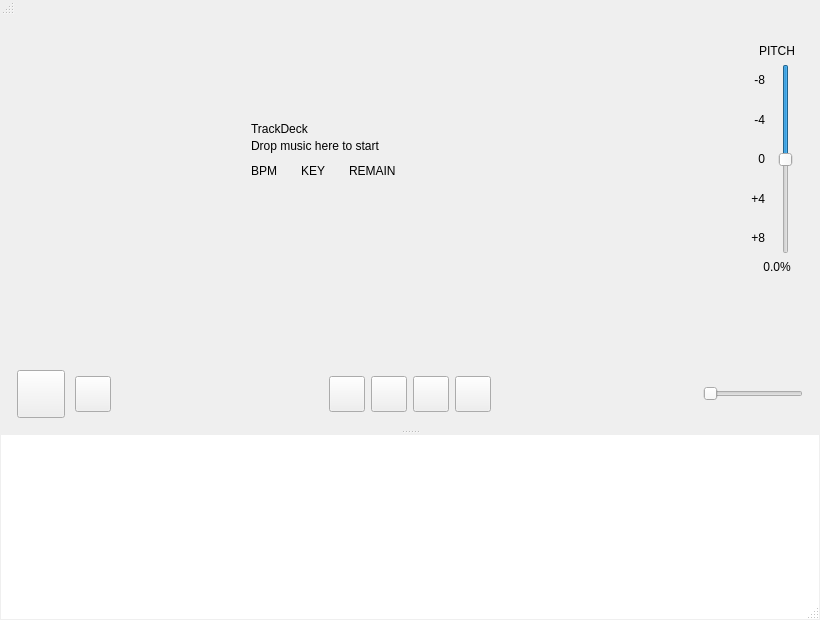
<?xml version="1.0" encoding="UTF-8"?>
<ui version="4.0">
 <class>mainWindow</class>
 <widget class="QDialog" name="mainWindow">
  <property name="geometry">
   <rect>
    <x>0</x>
    <y>0</y>
    <width>820</width>
    <height>620</height>
   </rect>
  </property>
  <property name="styleSheet">
   <string notr="true">/* TrackDeck "Turntable" skin: an original look inspired by classic
   direct-drive DJ turntables: a brushed silver deck, a platter with strobe
   dots, a pitch fader and a big start/stop button. Accent (red by default)
   follows Preferences. */

#borderWidget {
	background: #17181B;
	border: 1px solid #7E828A;
}
/* the deck: brushed aluminium */
#splitTop {
	background: qlineargradient(x1: 0, y1: 0, x2: 1, y2: 1,
		stop: 0 #D3D6DA, stop: 0.18 #C4C7CC, stop: 0.35 #CDD0D4,
		stop: 0.6 #BBBEC3, stop: 0.8 #C7CACE, stop: 1 #ADB1B6);
}

/* title bar */
#titleLabel {
	color: #4A4D53;
	font-size: 12px;
}
#minimizeButton, #closeButton, #menuButton {
	border: none;
	border-radius: 4px;
	background: transparent;
	padding: 2px;
}
#minimizeButton:hover, #menuButton:hover {
	background: rgba(0, 0, 0, 30);
}
#closeButton:hover {
	background: #E5484D;
}
#minimizeButton:pressed, #menuButton:pressed {
	background: rgba(0, 0, 0, 55);
}
#closeButton { qproperty-icon: url(close.svg); }
#minimizeButton { qproperty-icon: url(minimize.svg); }
#menuButton { qproperty-icon: url(menu.svg); }

#platterWidget {
	qproperty-rim_color: #B4B8BE;
	qproperty-mat_color: #141416;
	qproperty-dot_color: #FF8A1A;
	qproperty-label_color: #2A2B2F;
}
/* the target light: lit while playing (set by the script) */
#targetLight {
	background: qradialgradient(cx: 0.5, cy: 0.5, radius: 0.5, fx: 0.4, fy: 0.4, stop: 0 #6E7178, stop: 1 #3A3C41);
	border: 1px solid #2A2C31;
	border-radius: 6px;
	min-width: 12px; max-width: 12px;
	min-height: 12px; max-height: 12px;
}
#trackTitleLabel {
	color: #16171A;
	font-size: 19px;
	font-weight: 600;
}
#trackArtistLabel {
	color: #3C3F45;
	font-size: 13px;
}
#trackMetaLabel {
	color: #5F636A;
	font-size: 11px;
}
#bpmCaption, #keyCaption, #timeCaption, #pitchCaption {
	color: #4A4D53;
	font-size: 9px;
	font-weight: 700;
	letter-spacing: 1px;
}
#bpmValue, #keyValue, #timeValue {
	color: #16171A;
	font-size: 20px;
	font-weight: 600;
}
#pitchScale QLabel {
	color: #4A4D53;
	font-size: 9px;
	font-weight: 700;
}
#pitchValue {
	color: #16171A;
	font-size: 12px;
	font-weight: 700;
	background: #E4E6E9;
	border: 1px solid #8D9198;
	border-radius: 3px;
	padding: 1px 4px;
}
/* the pitch fader: a long slot with a silver cap */
#pitchSlider::groove:vertical {
	background: #101113;
	width: 6px;
	border: 1px solid #6C7077;
	border-radius: 3px;
}
#pitchSlider::handle:vertical {
	background: qlineargradient(x1: 0, y1: 0, x2: 0, y2: 1,
		stop: 0 #F1F2F4, stop: 0.44 #B9BDC3, stop: 0.45 #D7262B,
		stop: 0.55 #D7262B, stop: 0.56 #B9BDC3, stop: 1 #8C9097);
	border: 1px solid #4A4D53;
	border-radius: 2px;
	height: 22px;
	margin: 0 -12px;
}

/* waveform: a dark lane set into the deck */
#waveformSlider {
	qproperty-radius: 4;
	qproperty-background: #141517;
	qproperty-wave_background: #3A3E46;
	qproperty-wave_border_color: #6B717B;
	qproperty-progress_playing_background: #D7262B;
	qproperty-progress_paused_background: #7A3335;
	qproperty-playing_composition: Overlay;
	qproperty-paused_composition: Overlay;
	qproperty-groove_playing_background: #FFFFFF;
	qproperty-groove_paused_background: #D7262B;
	qproperty-file_drop_border_color: #D7262B;
	qproperty-file_drop_background: rgba(215, 38, 43, 40);
}
NTrackInfoWidget {
	margin: 4;
}
NTrackInfoWidget QLabel {
	color: #F2F4F7;
	font-size: 11px;
	font-weight: 600;
	max-height: 16px;
	background: rgba(20, 21, 23, 200);
	border-radius: 3px;
	padding: 0 4;
}
NTrackInfoWidget #MiddleCenter {
	font-size: 13px;
}

/* buttons: black rubber */
#prevButton, #nextButton, #shuffleButton, #repeatButton, #stopButton {
	border: 1px solid #0B0B0C;
	border-bottom: 2px solid #000000;
	border-radius: 3px;
	background: qlineargradient(x1: 0, y1: 0, x2: 0, y2: 1, stop: 0 #2E3034, stop: 1 #1A1B1E);
	min-width: 36px; max-width: 36px;
	min-height: 30px; max-height: 30px;
}
#prevButton:hover, #nextButton:hover, #shuffleButton:hover, #repeatButton:hover, #stopButton:hover {
	background: qlineargradient(x1: 0, y1: 0, x2: 0, y2: 1, stop: 0 #3A3C41, stop: 1 #222327);
}
#prevButton:pressed, #nextButton:pressed, #shuffleButton:pressed, #repeatButton:pressed, #stopButton:pressed {
	background: #141517;
}
#shuffleButton:checked, #repeatButton:checked {
	border: 1px solid #D7262B;
	border-bottom: 2px solid #D7262B;
}
/* start/stop: the big square button */
#playButton {
	border: 1px solid #0B0B0C;
	border-bottom: 3px solid #000000;
	border-radius: 4px;
	background: qlineargradient(x1: 0, y1: 0, x2: 0, y2: 1, stop: 0 #33353A, stop: 1 #1A1B1E);
	min-width: 74px; max-width: 74px;
	min-height: 46px; max-height: 46px;
}
#playButton:hover {
	background: qlineargradient(x1: 0, y1: 0, x2: 0, y2: 1, stop: 0 #3E4046, stop: 1 #222327);
}
#playButton:pressed {
	background: #141517;
	border-bottom: 1px solid #000000;
}
#prevButton { qproperty-icon: url(prev.svg); }
#nextButton { qproperty-icon: url(next.svg); }
#stopButton { qproperty-icon: url(stop.svg); }
#playButton { qproperty-icon: url(play.svg); }
#shuffleButton { qproperty-icon: url(shuffle.svg); }
#repeatButton { qproperty-icon: url(repeat.svg); }

#volumeIcon {
	image: url(volume.svg);
}
#volumeSlider::groove:horizontal {
	background: #101113;
	height: 5px;
	border-radius: 2px;
	border: 1px solid #6C7077;
}
#volumeSlider::sub-page:horizontal {
	background: #D7262B;
	border-radius: 2px;
}
#volumeSlider::handle:horizontal {
	background: qlineargradient(x1: 0, y1: 0, x2: 0, y2: 1, stop: 0 #F1F2F4, stop: 1 #8C9097);
	border: 1px solid #4A4D53;
	width: 10px;
	height: 18px;
	margin: -7px 0;
	border-radius: 2px;
}

#mainWindow &gt; QSizeGrip, #sizeGrip {
	image: url(grip.svg);
	width: 14px;
	height: 14px;
}

#splitter {
	background: #17181B;
}
#splitter::handle {
	background: #8D9198;
	border-top: 1px solid #6C7077;
}
#splitter::handle:hover {
	background: #D7262B;
}

/* playlist: dark, below the deck */
#playlistWidget {
	color: #C9CCD1;
	background: #17181B;
	alternate-background-color: #1C1D21;
	border: none;
	padding: 2px 6px;
	outline: none;
	qproperty-playing_text_color: #FF5A4F;
	qproperty-failed_text_color: #55585E;
	qproperty-file_drop_border_color: #D7262B;
	qproperty-file_drop_background: rgba(215, 38, 43, 40);
	qproperty-file_drop_radius: 4;
}
#playlistWidget::item {
	padding: 3px 4px;
	border: none;
	border-left: 3px solid transparent;
	margin: 0;
}
#playlistWidget::item:alternate {
	background: #1C1D21;
}
#playlistWidget::item:hover {
	background: #24262A;
}
#playlistWidget::item:selected {
	background: #2B2D32;
	border-left: 3px solid #D7262B;
	color: #FFFFFF;
}
#playlistWidget QScrollBar:vertical {
	background: transparent;
	width: 10px;
	margin: 4px 0;
}
#playlistWidget QScrollBar::handle:vertical {
	background: #3A3C41;
	border-radius: 3px;
	min-height: 32px;
	margin: 0 2px;
}
#playlistWidget QScrollBar::handle:vertical:hover {
	background: #D7262B;
}
#playlistWidget QScrollBar::add-line, #playlistWidget QScrollBar::sub-line,
#playlistWidget QScrollBar::add-page, #playlistWidget QScrollBar::sub-page {
	height: 0px;
	background: transparent;
}

QMenu {
	background: #1C1D21;
	border: 1px solid #3A3C41;
	padding: 6px 0;
}
QMenu::item {
	color: #E6E8EC;
	background: transparent;
	padding: 6px 28px 6px 30px;
	margin: 0 6px;
	border-radius: 4px;
}
QMenu::item:selected {
	background: #D7262B;
	color: #FFFFFF;
}
QMenu::item:disabled {
	color: #55585E;
	background: transparent;
}
QMenu::separator {
	height: 1px;
	background: #2E3034;
	margin: 5px 12px;
}
QMenu::indicator {
	width: 14px;
	height: 14px;
	left: 10px;
}
QMenu::indicator:checked {
	image: url(check.svg);
}
QMenu::right-arrow {
	image: url(chevron.svg);
	width: 12px;
	height: 12px;
	margin-right: 10px;
}
QMenu::icon {
	padding-left: 10px;
}

QToolTip {
	color: #F2F4F7;
	background: #1C1D21;
	border: 1px solid #3A3C41;
	border-radius: 4px;
	padding: 4px;
}</string>
  </property>
  <property name="sizeGripEnabled">
   <bool>true</bool>
  </property>
  <layout class="QVBoxLayout" name="verticalLayout">
   <property name="spacing">
    <number>0</number>
   </property>
   <property name="leftMargin">
    <number>0</number>
   </property>
   <property name="topMargin">
    <number>0</number>
   </property>
   <property name="rightMargin">
    <number>0</number>
   </property>
   <property name="bottomMargin">
    <number>0</number>
   </property>
   <item>
    <widget class="QWidget" name="borderWidget" native="true">
     <property name="focusPolicy">
      <enum>Qt::ClickFocus</enum>
     </property>
     <layout class="QVBoxLayout" name="borderLayout">
      <property name="spacing">
       <number>0</number>
      </property>
      <property name="leftMargin">
       <number>1</number>
      </property>
      <property name="topMargin">
       <number>1</number>
      </property>
      <property name="rightMargin">
       <number>1</number>
      </property>
      <property name="bottomMargin">
       <number>1</number>
      </property>
      <item>
       <widget class="QSplitter" name="splitter">
        <property name="orientation">
         <enum>Qt::Vertical</enum>
        </property>
        <property name="handleWidth">
         <number>7</number>
        </property>
        <property name="childrenCollapsible">
         <bool>true</bool>
        </property>
        <widget class="QWidget" name="splitTop" native="true">
         <layout class="QVBoxLayout" name="splitTopLayout">
          <property name="spacing">
           <number>12</number>
          </property>
          <property name="leftMargin">
           <number>16</number>
          </property>
          <property name="topMargin">
           <number>8</number>
          </property>
          <property name="rightMargin">
           <number>16</number>
          </property>
          <property name="bottomMargin">
           <number>10</number>
          </property>
          <item>
           <widget class="QWidget" name="titleWidget" native="true">
            <layout class="QHBoxLayout" name="titleBarLayout">
             <property name="spacing">
              <number>4</number>
             </property>
             <property name="leftMargin">
              <number>0</number>
             </property>
             <property name="topMargin">
              <number>0</number>
             </property>
             <property name="rightMargin">
              <number>0</number>
             </property>
             <property name="bottomMargin">
              <number>0</number>
             </property>
             <item>
              <widget class="QToolButton" name="closeButton">
               <property name="focusPolicy">
                <enum>Qt::NoFocus</enum>
               </property>
               <property name="toolTip">
                <string>Close</string>
               </property>
               <property name="iconSize">
                <size>
                 <width>16</width>
                 <height>16</height>
                </size>
               </property>
               <property name="autoRaise">
                <bool>true</bool>
               </property>
              </widget>
             </item>
             <item>
              <widget class="QToolButton" name="minimizeButton">
               <property name="focusPolicy">
                <enum>Qt::NoFocus</enum>
               </property>
               <property name="toolTip">
                <string>Minimize</string>
               </property>
               <property name="iconSize">
                <size>
                 <width>16</width>
                 <height>16</height>
                </size>
               </property>
               <property name="autoRaise">
                <bool>true</bool>
               </property>
              </widget>
             </item>
             <item>
              <spacer name="titleBarSpacerLeft">
               <property name="orientation">
                <enum>Qt::Horizontal</enum>
               </property>
               <property name="sizeHint" stdset="0">
                <size>
                 <width>20</width>
                 <height>10</height>
                </size>
               </property>
              </spacer>
             </item>
             <item>
              <widget class="NLabel" name="titleLabel">
               <property name="sizePolicy">
                <sizepolicy hsizetype="Ignored" vsizetype="Preferred">
                 <horstretch>1</horstretch>
                 <verstretch>0</verstretch>
                </sizepolicy>
               </property>
               <property name="text">
                <string/>
               </property>
               <property name="alignment">
                <set>Qt::AlignCenter</set>
               </property>
              </widget>
             </item>
             <item>
              <spacer name="titleBarSpacerRight">
               <property name="orientation">
                <enum>Qt::Horizontal</enum>
               </property>
               <property name="sizeHint" stdset="0">
                <size>
                 <width>20</width>
                 <height>10</height>
                </size>
               </property>
              </spacer>
             </item>
             <item>
              <widget class="QToolButton" name="menuButton">
               <property name="focusPolicy">
                <enum>Qt::NoFocus</enum>
               </property>
               <property name="toolTip">
                <string>Menu</string>
               </property>
               <property name="iconSize">
                <size>
                 <width>16</width>
                 <height>16</height>
                </size>
               </property>
               <property name="autoRaise">
                <bool>true</bool>
               </property>
              </widget>
             </item>
            </layout>
           </widget>
          </item>
<item>
<layout class="QHBoxLayout" name="deckBody">
 <property name="spacing"><number>18</number></property>
<property name="leftMargin"><number>0</number></property>
<property name="topMargin"><number>0</number></property>
<property name="rightMargin"><number>0</number></property>
<property name="bottomMargin"><number>0</number></property>
 <item>
  <layout class="QVBoxLayout" name="platterColumn">
   <property name="spacing"><number>0</number></property>
<property name="leftMargin"><number>0</number></property>
<property name="topMargin"><number>0</number></property>
<property name="rightMargin"><number>0</number></property>
<property name="bottomMargin"><number>0</number></property>
   <item><widget class="NPlatterWidget" name="platterWidget" native="true">
    <property name="minimumSize"><size><width>216</width><height>216</height></size></property>
    <property name="maximumSize"><size><width>216</width><height>216</height></size></property>
   </widget></item>
   <item><widget class="QWidget" name="coverHolder" native="true">
    <property name="visible"><bool>false</bool></property>
    <layout class="QVBoxLayout" name="coverHolderLayout">
     <property name="spacing"><number>0</number></property>
<property name="leftMargin"><number>0</number></property>
<property name="topMargin"><number>0</number></property>
<property name="rightMargin"><number>0</number></property>
<property name="bottomMargin"><number>0</number></property>
     <item><widget class="NCoverWidget" name="coverWidget"><property name="text"><string/></property></widget></item>
    </layout>
   </widget></item>
  </layout>
 </item>
 <item>
  <layout class="QVBoxLayout" name="infoColumn">
   <property name="spacing"><number>3</number></property>
<property name="leftMargin"><number>0</number></property>
<property name="topMargin"><number>0</number></property>
<property name="rightMargin"><number>0</number></property>
<property name="bottomMargin"><number>0</number></property>
   <item>
    <layout class="QHBoxLayout" name="lightRow">
     <property name="spacing"><number>0</number></property>
<property name="leftMargin"><number>0</number></property>
<property name="topMargin"><number>0</number></property>
<property name="rightMargin"><number>0</number></property>
<property name="bottomMargin"><number>0</number></property>
     <item><spacer name="lightRowSpacer"><property name="orientation"><enum>Qt::Horizontal</enum></property>
<property name="sizeHint" stdset="0"><size><width>4</width><height>4</height></size></property></spacer></item>
     <item><widget class="QLabel" name="targetLight"><property name="toolTip"><string>Lit while playing</string></property><property name="text"><string/></property></widget></item>
    </layout>
   </item>
   <item><spacer name="infoSpacerTop"><property name="orientation"><enum>Qt::Vertical</enum></property>
<property name="sizeHint" stdset="0"><size><width>4</width><height>4</height></size></property></spacer></item>
   <item><widget class="NLabel" name="trackTitleLabel">
 <property name="sizePolicy"><sizepolicy hsizetype="Ignored" vsizetype="Preferred"><horstretch>1</horstretch><verstretch>0</verstretch></sizepolicy></property>
 <property name="text"><string>TrackDeck</string></property>
</widget></item>
   <item><widget class="NLabel" name="trackArtistLabel">
 <property name="sizePolicy"><sizepolicy hsizetype="Ignored" vsizetype="Preferred"><horstretch>1</horstretch><verstretch>0</verstretch></sizepolicy></property>
 <property name="text"><string>Drop music here to start</string></property>
</widget></item>
   <item>
    <layout class="QHBoxLayout" name="readoutLayout">
     <property name="spacing"><number>24</number></property>
<property name="leftMargin"><number>0</number></property>
<property name="topMargin"><number>8</number></property>
<property name="rightMargin"><number>0</number></property>
<property name="bottomMargin"><number>4</number></property>
     <item><widget class="QWidget" name="bpmBox" native="true">
 <layout class="QVBoxLayout" name="bpmBoxLayout">
  <property name="spacing"><number>1</number></property>
<property name="leftMargin"><number>0</number></property>
<property name="topMargin"><number>0</number></property>
<property name="rightMargin"><number>0</number></property>
<property name="bottomMargin"><number>0</number></property>
  <item><widget class="QLabel" name="bpmCaption">
 <property name="text"><string>BPM</string></property>
 <property name="alignment"><set>Qt::AlignLeft|Qt::AlignVCenter</set></property>
</widget></item>
  <item><widget class="QLabel" name="bpmValue">
 <property name="text"><string></string></property>
 <property name="alignment"><set>Qt::AlignLeft|Qt::AlignVCenter</set></property>
</widget></item>
 </layout>
</widget></item>
     <item><widget class="QWidget" name="keyBox" native="true">
 <layout class="QVBoxLayout" name="keyBoxLayout">
  <property name="spacing"><number>1</number></property>
<property name="leftMargin"><number>0</number></property>
<property name="topMargin"><number>0</number></property>
<property name="rightMargin"><number>0</number></property>
<property name="bottomMargin"><number>0</number></property>
  <item><widget class="QLabel" name="keyCaption">
 <property name="text"><string>KEY</string></property>
 <property name="alignment"><set>Qt::AlignLeft|Qt::AlignVCenter</set></property>
</widget></item>
  <item><widget class="QLabel" name="keyValue">
 <property name="text"><string></string></property>
 <property name="alignment"><set>Qt::AlignLeft|Qt::AlignVCenter</set></property>
</widget></item>
 </layout>
</widget></item>
     <item><widget class="QWidget" name="timeBox" native="true">
 <layout class="QVBoxLayout" name="timeBoxLayout">
  <property name="spacing"><number>1</number></property>
<property name="leftMargin"><number>0</number></property>
<property name="topMargin"><number>0</number></property>
<property name="rightMargin"><number>0</number></property>
<property name="bottomMargin"><number>0</number></property>
  <item><widget class="QLabel" name="timeCaption">
 <property name="text"><string>REMAIN</string></property>
 <property name="alignment"><set>Qt::AlignLeft|Qt::AlignVCenter</set></property>
</widget></item>
  <item><widget class="QLabel" name="timeValue">
 <property name="text"><string></string></property>
 <property name="alignment"><set>Qt::AlignLeft|Qt::AlignVCenter</set></property>
</widget></item>
 </layout>
</widget></item>
     <item><spacer name="readoutSpacer"><property name="orientation"><enum>Qt::Horizontal</enum></property>
<property name="sizeHint" stdset="0"><size><width>4</width><height>4</height></size></property></spacer></item>
    </layout>
   </item>
   <item><widget class="NLabel" name="trackMetaLabel">
 <property name="sizePolicy"><sizepolicy hsizetype="Ignored" vsizetype="Preferred"><horstretch>1</horstretch><verstretch>0</verstretch></sizepolicy></property>
 <property name="text"><string></string></property>
</widget></item>
   <item><spacer name="infoSpacerBottom"><property name="orientation"><enum>Qt::Vertical</enum></property>
<property name="sizeHint" stdset="0"><size><width>4</width><height>4</height></size></property></spacer></item>
  </layout>
 </item>
 <item>
  <layout class="QVBoxLayout" name="pitchColumn">
   <property name="spacing"><number>6</number></property>
<property name="leftMargin"><number>0</number></property>
<property name="topMargin"><number>0</number></property>
<property name="rightMargin"><number>0</number></property>
<property name="bottomMargin"><number>0</number></property>
   <item><widget class="QLabel" name="pitchCaption">
 <property name="text"><string>PITCH</string></property>
 <property name="alignment"><set>Qt::AlignCenter</set></property>
</widget></item>
   <item>
    <layout class="QHBoxLayout" name="pitchFaderRow">
     <property name="spacing"><number>4</number></property>
<property name="leftMargin"><number>0</number></property>
<property name="topMargin"><number>0</number></property>
<property name="rightMargin"><number>0</number></property>
<property name="bottomMargin"><number>0</number></property>
     <item><widget class="QWidget" name="pitchScale" native="true">
      <layout class="QVBoxLayout" name="pitchScaleLayout">
       <property name="spacing"><number>0</number></property>
<property name="leftMargin"><number>0</number></property>
<property name="topMargin"><number>9</number></property>
<property name="rightMargin"><number>0</number></property>
<property name="bottomMargin"><number>9</number></property>
       <item><widget class="QLabel" name="pitchMark0">
 <property name="text"><string>-8</string></property>
 <property name="alignment"><set>Qt::AlignRight|Qt::AlignVCenter</set></property>
</widget></item><item><spacer name="pitchScaleSpacer0"><property name="orientation"><enum>Qt::Vertical</enum></property>
<property name="sizeHint" stdset="0"><size><width>4</width><height>4</height></size></property></spacer></item><item><widget class="QLabel" name="pitchMark1">
 <property name="text"><string>-4</string></property>
 <property name="alignment"><set>Qt::AlignRight|Qt::AlignVCenter</set></property>
</widget></item><item><spacer name="pitchScaleSpacer1"><property name="orientation"><enum>Qt::Vertical</enum></property>
<property name="sizeHint" stdset="0"><size><width>4</width><height>4</height></size></property></spacer></item><item><widget class="QLabel" name="pitchMark2">
 <property name="text"><string>0</string></property>
 <property name="alignment"><set>Qt::AlignRight|Qt::AlignVCenter</set></property>
</widget></item><item><spacer name="pitchScaleSpacer2"><property name="orientation"><enum>Qt::Vertical</enum></property>
<property name="sizeHint" stdset="0"><size><width>4</width><height>4</height></size></property></spacer></item><item><widget class="QLabel" name="pitchMark3">
 <property name="text"><string>+4</string></property>
 <property name="alignment"><set>Qt::AlignRight|Qt::AlignVCenter</set></property>
</widget></item><item><spacer name="pitchScaleSpacer3"><property name="orientation"><enum>Qt::Vertical</enum></property>
<property name="sizeHint" stdset="0"><size><width>4</width><height>4</height></size></property></spacer></item><item><widget class="QLabel" name="pitchMark4">
 <property name="text"><string>+8</string></property>
 <property name="alignment"><set>Qt::AlignRight|Qt::AlignVCenter</set></property>
</widget></item>
      </layout>
     </widget></item>
     <item><widget class="QSlider" name="pitchSlider">
      <property name="minimumSize"><size><width>34</width><height>150</height></size></property>
      <property name="maximumSize"><size><width>34</width><height>16777215</height></size></property>
      <property name="focusPolicy"><enum>Qt::NoFocus</enum></property>
      <property name="toolTip"><string>Pitch: playback speed, ±8 %. Pull down to speed up.</string></property>
      <property name="minimum"><number>-800</number></property>
      <property name="maximum"><number>800</number></property>
      <property name="singleStep"><number>10</number></property>
      <property name="pageStep"><number>100</number></property>
      <property name="orientation"><enum>Qt::Vertical</enum></property>
      <property name="invertedAppearance"><bool>true</bool></property>
     </widget></item>
    </layout>
   </item>
   <item><widget class="QLabel" name="pitchValue">
 <property name="text"><string>0.0%</string></property>
 <property name="alignment"><set>Qt::AlignCenter</set></property>
</widget></item>
  </layout>
 </item>
</layout>
</item>
          <item>
           <widget class="NWaveformSlider" name="waveformSlider" native="true">
            <property name="minimumSize">
             <size>
              <width>0</width>
              <height>72</height>
             </size>
            </property>
           </widget>
          </item>
          <item>
           <widget class="QWidget" name="controlsContainer" native="true">
            <layout class="QHBoxLayout" name="controlsLayout">
             <property name="spacing">
              <number>6</number>
             </property>
             <property name="leftMargin">
              <number>0</number>
             </property>
             <property name="topMargin">
              <number>0</number>
             </property>
             <property name="rightMargin">
              <number>0</number>
             </property>
             <property name="bottomMargin">
              <number>0</number>
             </property>
             <item>
              <widget class="QWidget" name="controlsLeft" native="true">
               <property name="minimumSize">
                <size>
                 <width>150</width>
                 <height>0</height>
                </size>
               </property>
               <property name="maximumSize">
                <size>
                 <width>150</width>
                 <height>16777215</height>
                </size>
               </property>
               <layout class="QHBoxLayout" name="controlsLeftLayout">
                <property name="spacing">
                 <number>10</number>
                </property>
                <property name="leftMargin">
                 <number>0</number>
                </property>
                <property name="topMargin">
                 <number>0</number>
                </property>
                <property name="rightMargin">
                 <number>0</number>
                </property>
                <property name="bottomMargin">
                 <number>0</number>
                </property>
                <item>
              <widget class="QToolButton" name="playButton">
               <property name="minimumSize">
                <size>
                 <width>48</width>
                 <height>48</height>
                </size>
               </property>
               <property name="maximumSize">
                <size>
                 <width>48</width>
                 <height>48</height>
                </size>
               </property>
               <property name="focusPolicy">
                <enum>Qt::NoFocus</enum>
               </property>
               <property name="toolTip">
                <string>Play / Pause</string>
               </property>
               <property name="iconSize">
                <size>
                 <width>22</width>
                 <height>22</height>
                </size>
               </property>
              </widget>
             </item>
<item>
                 <widget class="QToolButton" name="stopButton">
                  <property name="minimumSize">
                   <size>
                    <width>36</width>
                    <height>36</height>
                   </size>
                  </property>
                  <property name="focusPolicy">
                   <enum>Qt::NoFocus</enum>
                  </property>
                  <property name="toolTip">
                   <string>Stop</string>
                  </property>
                  <property name="iconSize">
                   <size>
                    <width>16</width>
                    <height>16</height>
                   </size>
                  </property>
                 </widget>
                </item>
                <item>
                 <spacer name="controlsLeftSpacer">
                  <property name="orientation">
                   <enum>Qt::Horizontal</enum>
                  </property>
                  <property name="sizeHint" stdset="0">
                   <size>
                    <width>10</width>
                    <height>10</height>
                   </size>
                  </property>
                 </spacer>
                </item>
               </layout>
              </widget>
             </item>
             <item>
              <spacer name="transportSpacerLeft">
               <property name="orientation">
                <enum>Qt::Horizontal</enum>
               </property>
               <property name="sizeHint" stdset="0">
                <size>
                 <width>10</width>
                 <height>10</height>
                </size>
               </property>
              </spacer>
             </item>
             <item>
              <widget class="QToolButton" name="shuffleButton">
               <property name="minimumSize">
                <size>
                 <width>36</width>
                 <height>36</height>
                </size>
               </property>
               <property name="focusPolicy">
                <enum>Qt::NoFocus</enum>
               </property>
               <property name="toolTip">
                <string>Shuffle</string>
               </property>
               <property name="iconSize">
                <size>
                 <width>18</width>
                 <height>18</height>
                </size>
               </property>
               <property name="checkable">
                <bool>true</bool>
               </property>
              </widget>
             </item>
             <item>
              <widget class="QToolButton" name="prevButton">
               <property name="minimumSize">
                <size>
                 <width>36</width>
                 <height>36</height>
                </size>
               </property>
               <property name="focusPolicy">
                <enum>Qt::NoFocus</enum>
               </property>
               <property name="toolTip">
                <string>Previous</string>
               </property>
               <property name="iconSize">
                <size>
                 <width>20</width>
                 <height>20</height>
                </size>
               </property>
              </widget>
             </item>
             
             <item>
              <widget class="QToolButton" name="nextButton">
               <property name="minimumSize">
                <size>
                 <width>36</width>
                 <height>36</height>
                </size>
               </property>
               <property name="focusPolicy">
                <enum>Qt::NoFocus</enum>
               </property>
               <property name="toolTip">
                <string>Next</string>
               </property>
               <property name="iconSize">
                <size>
                 <width>20</width>
                 <height>20</height>
                </size>
               </property>
              </widget>
             </item>
             <item>
              <widget class="QToolButton" name="repeatButton">
               <property name="minimumSize">
                <size>
                 <width>36</width>
                 <height>36</height>
                </size>
               </property>
               <property name="focusPolicy">
                <enum>Qt::NoFocus</enum>
               </property>
               <property name="toolTip">
                <string>Repeat</string>
               </property>
               <property name="iconSize">
                <size>
                 <width>18</width>
                 <height>18</height>
                </size>
               </property>
               <property name="checkable">
                <bool>true</bool>
               </property>
              </widget>
             </item>
             <item>
              <spacer name="transportSpacerRight">
               <property name="orientation">
                <enum>Qt::Horizontal</enum>
               </property>
               <property name="sizeHint" stdset="0">
                <size>
                 <width>10</width>
                 <height>10</height>
                </size>
               </property>
              </spacer>
             </item>
             <item>
              <widget class="QWidget" name="controlsRight" native="true">
               <property name="minimumSize">
                <size>
                 <width>150</width>
                 <height>0</height>
                </size>
               </property>
               <property name="maximumSize">
                <size>
                 <width>150</width>
                 <height>16777215</height>
                </size>
               </property>
               <layout class="QHBoxLayout" name="controlsRightLayout">
                <property name="spacing">
                 <number>8</number>
                </property>
                <property name="leftMargin">
                 <number>0</number>
                </property>
                <property name="topMargin">
                 <number>0</number>
                </property>
                <property name="rightMargin">
                 <number>0</number>
                </property>
                <property name="bottomMargin">
                 <number>0</number>
                </property>
                <item>
                 <spacer name="controlsRightSpacer">
                  <property name="orientation">
                   <enum>Qt::Horizontal</enum>
                  </property>
                  <property name="sizeHint" stdset="0">
                   <size>
                    <width>4</width>
                    <height>10</height>
                   </size>
                  </property>
                 </spacer>
                </item>
                <item>
                 <widget class="QLabel" name="volumeIcon">
                  <property name="minimumSize">
                   <size>
                    <width>18</width>
                    <height>18</height>
                   </size>
                  </property>
                  <property name="maximumSize">
                   <size>
                    <width>18</width>
                    <height>18</height>
                   </size>
                  </property>
                  <property name="text">
                   <string/>
                  </property>
                 </widget>
                </item>
                <item>
                 <widget class="NVolumeSlider" name="volumeSlider">
                  <property name="minimumSize">
                   <size>
                    <width>100</width>
                    <height>20</height>
                   </size>
                  </property>
                  <property name="maximumSize">
                   <size>
                    <width>100</width>
                    <height>20</height>
                   </size>
                  </property>
                  <property name="focusPolicy">
                   <enum>Qt::NoFocus</enum>
                  </property>
                  <property name="toolTip">
                   <string>Volume</string>
                  </property>
                  <property name="maximum">
                   <number>100</number>
                  </property>
                  <property name="singleStep">
                   <number>2</number>
                  </property>
                  <property name="orientation">
                   <enum>Qt::Horizontal</enum>
                  </property>
                 </widget>
                </item>
               </layout>
              </widget>
             </item>
            </layout>
           </widget>
          </item>
         </layout>
        </widget>
        <widget class="NPlaylistWidget" name="playlistWidget">
         <property name="sizePolicy">
          <sizepolicy hsizetype="Expanding" vsizetype="Expanding">
           <horstretch>0</horstretch>
           <verstretch>1</verstretch>
          </sizepolicy>
         </property>
         <property name="focusPolicy">
          <enum>Qt::ClickFocus</enum>
         </property>
         <property name="acceptDrops">
          <bool>true</bool>
         </property>
         <property name="frameShape">
          <enum>QFrame::NoFrame</enum>
         </property>
         <property name="horizontalScrollBarPolicy">
          <enum>Qt::ScrollBarAlwaysOff</enum>
         </property>
         <property name="alternatingRowColors">
          <bool>false</bool>
         </property>
         <property name="selectionMode">
          <enum>QAbstractItemView::ExtendedSelection</enum>
         </property>
        </widget>
       </widget>
      </item>
     </layout>
     <widget class="QSizeGrip" name="sizeGrip" native="true">
      <property name="geometry">
       <rect>
        <x>0</x>
        <y>0</y>
        <width>14</width>
        <height>14</height>
       </rect>
      </property>
     </widget>
    </widget>
   </item>
  </layout>
 </widget>
 <customwidgets>
  <customwidget>
   <class>NWaveformSlider</class>
   <extends>QWidget</extends>
   <header>waveformSlider.h</header>
   <container>1</container>
  </customwidget>
  <customwidget>
   <class>NPlaylistWidget</class>
   <extends>QListWidget</extends>
   <header>playlistWidget.h</header>
  </customwidget>
  <customwidget>
   <class>NLabel</class>
   <extends>QLabel</extends>
   <header>label.h</header>
  </customwidget>
  <customwidget>
   <class>QSizeGrip</class>
   <extends>QWidget</extends>
   <header>qsizegrip.h</header>
   <container>1</container>
  </customwidget>
  <customwidget>
   <class>NCoverWidget</class>
   <extends>QLabel</extends>
   <header>coverWidget.h</header>
  </customwidget>
  <customwidget>
   <class>NPlatterWidget</class>
   <extends>QWidget</extends>
   <header>platterWidget.h</header>
  </customwidget>
  <customwidget>
   <class>NVolumeSlider</class>
   <extends>QSlider</extends>
   <header>volumeSlider.h</header>
  </customwidget>
 </customwidgets>
 <resources/>
 <connections/>
</ui>
